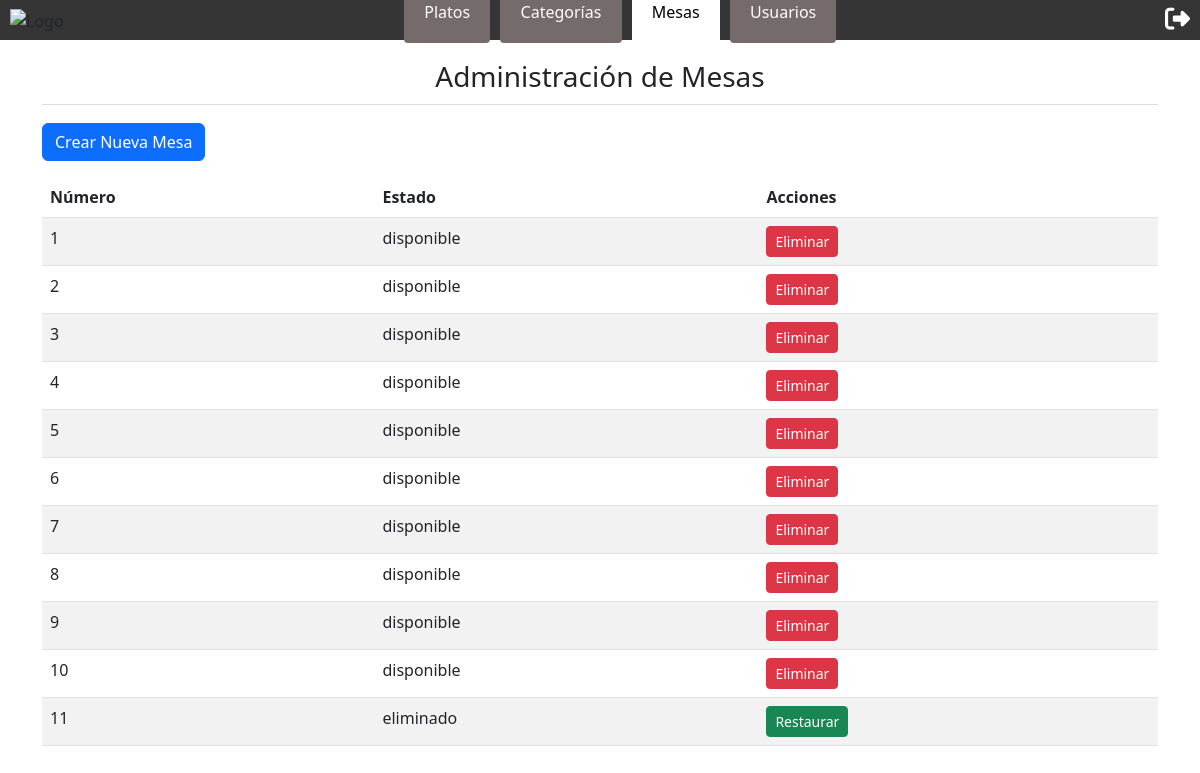
Before: /mesas-admin/ (signed in) with the older database file.
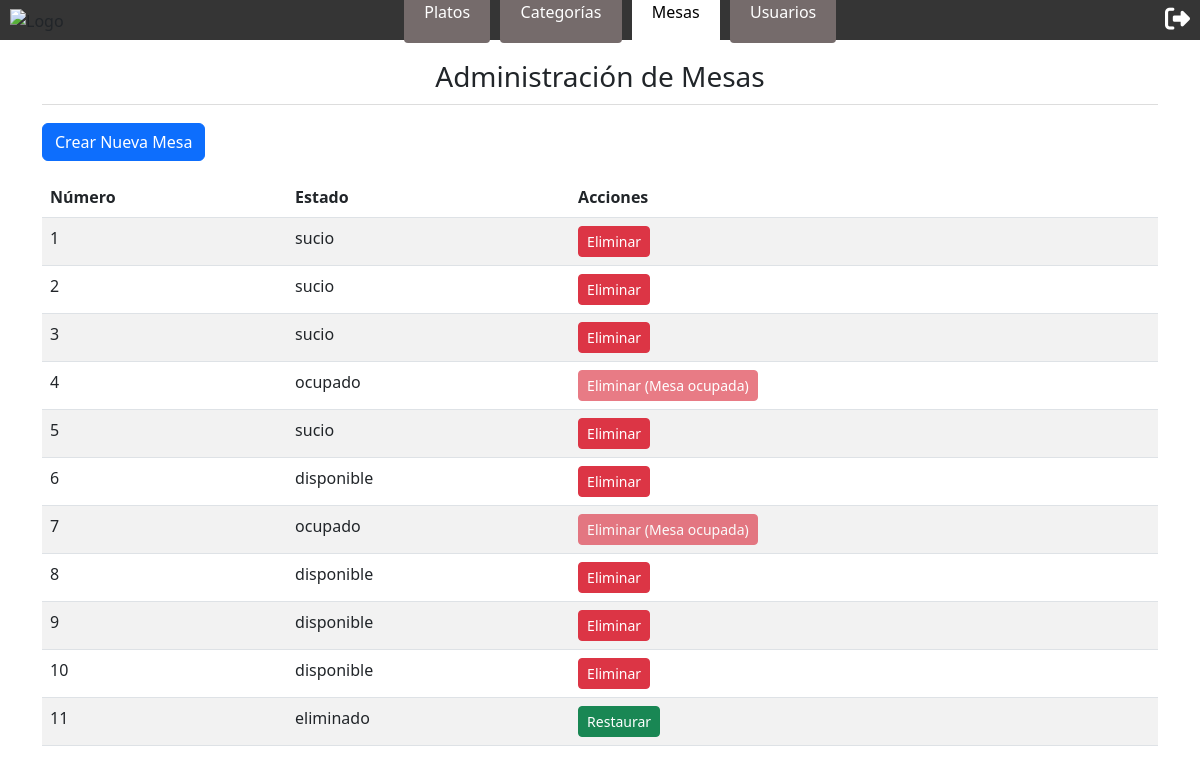
After: the same page with the newer database file.
### restaurante_app/models.py (models this page shows, shortened)
class Mesa(models.Model):
    numero = models.AutoField(primary_key=True)
    EstMesCod = models.ForeignKey(EstadoMesa, on_delete=models.CASCADE, default=1)

class EstadoMesa(models.Model):
    EstMesCod = models.AutoField(primary_key=True)
    EstMesDes = models.CharField(max_length=100)
    def __str__(self):
        return  f'{self.EstMesDes}'

### restaurante_app/views.py (the view)
# urls.py: path('mesas-admin/', views.mesas_admin, name='mesas_admin'),
@login_required
def mesas_admin(request):
    if request.user.TipUsuCod.TipUsuDes != "Administrador":
        return redirect('index')
    mesas = Mesa.objects.all()
    return render(request, 'mesas_admin.html', {'mesas': mesas})

### restaurante_app/templates/mesas_admin.html (shortened to what this page needs)
{% extends 'base.html' %}
{% block mesas %}activo{% endblock %}
{% block content %}
<div class="container">
  <h2>Administración de Mesas</h2>
  <a href="{% url 'crear_mesa' %}" class="btn btn-primary mb-3">Crear Nueva Mesa</a>
  <table class="table table-striped">
    <thead>
      <tr>
        <th>Número</th>
        <th>Estado</th>
        <th>Acciones</th>
      </tr>
    </thead>
    <tbody>
      {% for mesa in mesas %}
      <tr>
        <td>{{ mesa.numero }}</td>
        <td>{{ mesa.EstMesCod }}</td>
        <td>
          {% if mesa.EstMesCod.EstMesDes == 'eliminado' %}
          <a href="{% url 'restaurar_mesa' mesa.numero %}" class="btn btn-success btn-sm">Restaurar</a>
          {% elif mesa.EstMesCod.EstMesDes == 'ocupado' %}
          <button class="btn btn-danger btn-sm" disabled>Eliminar (Mesa ocupada)</button>
          {% else %}
          <a href="{% url 'eliminar_mesa' mesa.numero %}" class="btn btn-danger btn-sm">Eliminar</a>
          {% endif %}
        </td>
      </tr>
      {% endfor %}
    </tbody>
  </table>
</div>
{% endblock %}

Changed rows visible on the page:
changed Mesa id 1: EstMesCod "disponible" → "sucio"
changed Mesa id 2: EstMesCod "disponible" → "sucio"
changed Mesa id 3: EstMesCod "disponible" → "sucio"
changed Mesa id 4: EstMesCod "disponible" → "ocupado"; EstMesCod_id "Eliminar" → "Eliminar (Mesa ocupada)"
changed Mesa id 5: EstMesCod "disponible" → "sucio"
changed Mesa id 7: EstMesCod "disponible" → "ocupado"; EstMesCod_id "Eliminar" → "Eliminar (Mesa ocupada)"
